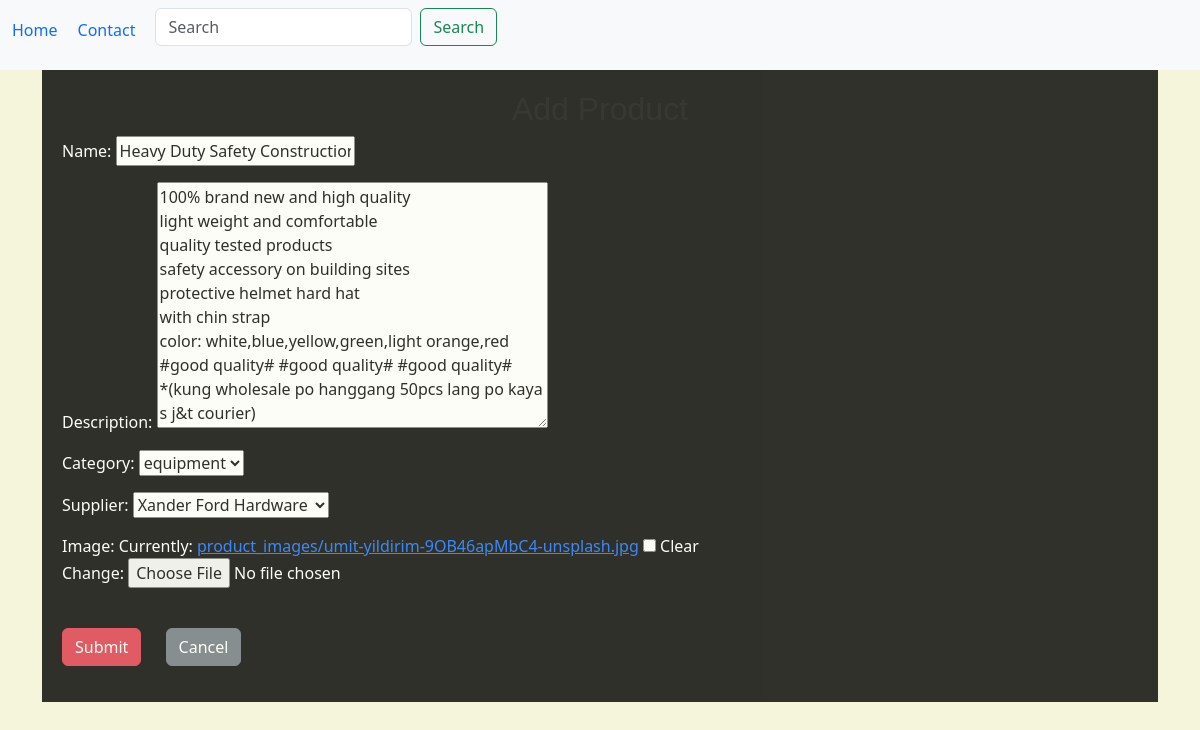
Before: /product/edit/19 with the older database file.
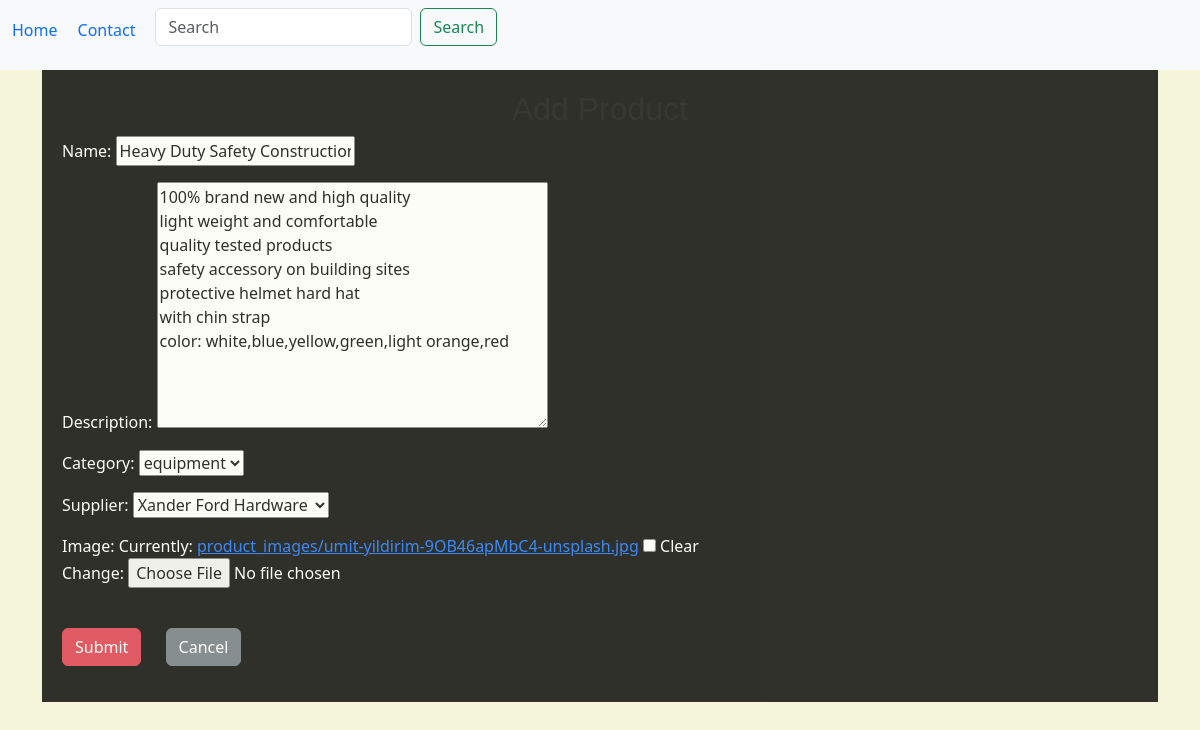
After: the same page with the newer database file.
### orders/models.py (models this page shows, shortened)
class BaseModel(models.Model):
    created_at = models.DateTimeField(auto_now_add=True)
    updated_at = models.DateTimeField(auto_now=True)
    class Meta:
        abstract = True

class Product(BaseModel):
    name = models.CharField(max_length=200)
    description = models.TextField()
    category = models.ForeignKey(Category, on_delete=models.CASCADE, null=True, blank=True)
    supplier = models.ForeignKey(Supplier, on_delete=models.CASCADE, null=True, blank=True)
    image = models.ImageField(upload_to='product_images/', null=True, blank=True)

class Category(BaseModel):
    name = models.CharField(max_length=50)
    def __str__(self):
        return self.name

class Supplier(BaseModel):
    name = models.CharField(max_length=100)
    contact_email = models.EmailField()
    def __str__(self):
        return self.name

### orders/views.py (the view, shortened to what this page needs)
# urls.py: path('product/edit/<int:pk>', ProductUpdateView.as_view(), name='edit-product'),
class ProductUpdateView(UpdateView):
    model = Product
    template_name = "edit_product.html"
    form_class = ProductForm
    success_message = ("Successfully updated product.")
    failure_message = ("Failed to updated product.")

### orders/forms.py
class ProductForm(forms.ModelForm):
    class Meta:
        model = Product
        fields = ['name', 'description', 'category', 'supplier', 'image']
        widgets = {
            'supplier': forms.Select,
        }

### orders/templates/edit_product.html (shortened to what this page needs)
{% extends 'base.html'%}
{% block body %}
{% include 'includes/header.html' %}
<div class="content-center">
    <div class="container container-fluid mx-auto">
        <div style='background-color: black; color: white; padding: 20px; opacity: 80%'>
        <h2>Add Product</h2>
        <form method="post" action="" enctype="multipart/form-data">
            {{ form.as_p }}
            <br>
            <button type="submit" style='margin-right:20px;' class="btn btn-danger">Submit</button>
            <a href="{% url 'product_list' %}" class="btn btn-secondary">Cancel</a>
        </form>
        </div>
    </div>
</div>
{% endblock %}

Changed rows visible on the page:
changed Product "equipment": description "…strap color: white,blue,yellow,green,light orange,red #good quality# #good quality# #good quality# *(kung wholesale po hanggang 50pcs lang po kaya s j&t courier)" → "…strap color: white,blue,yellow,green,light orange,red"
